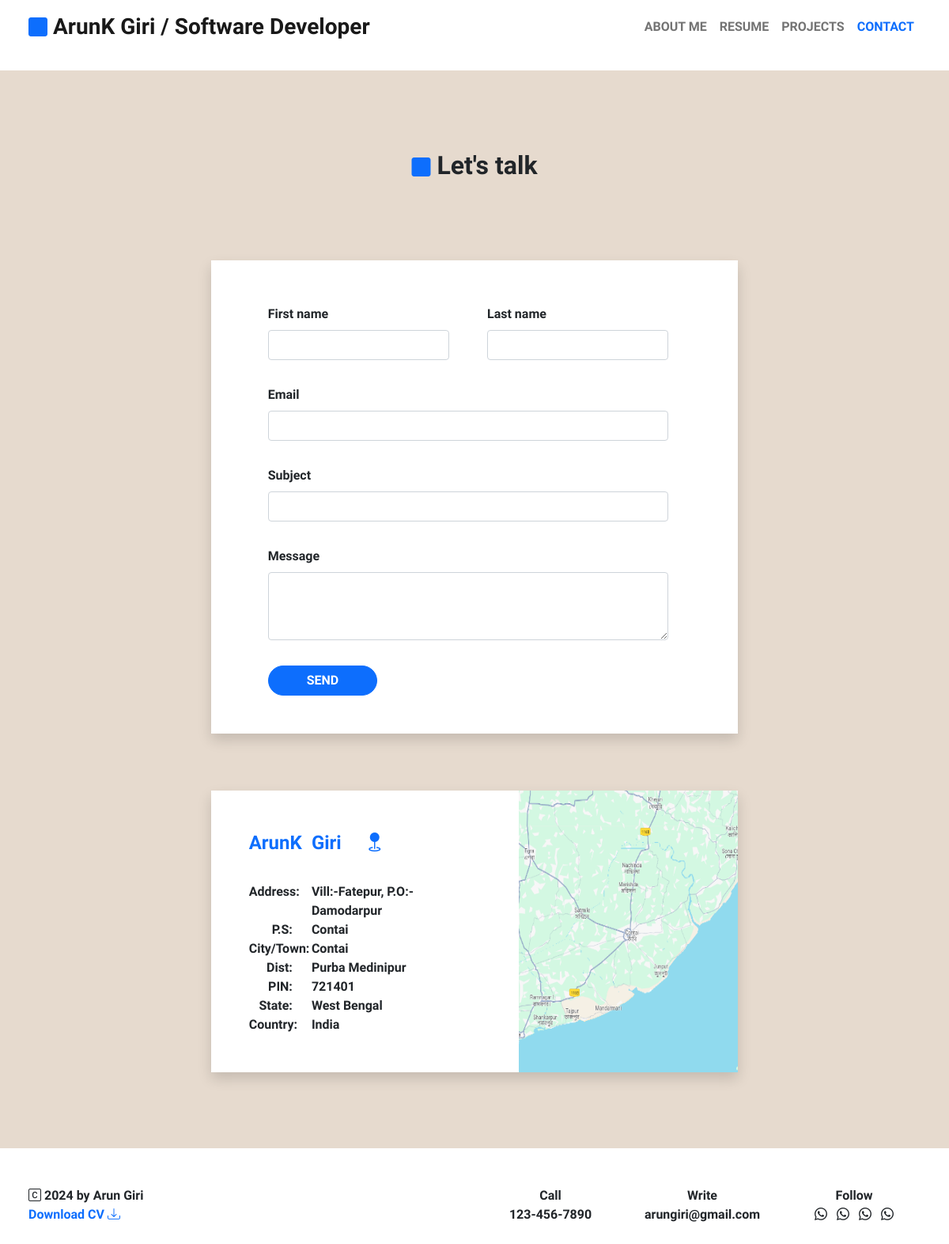
The page /contact.php on the database its author committed.
### tables this page shows
CREATE TABLE IF NOT EXISTS `users` (
  `user_id` int(11) NOT NULL AUTO_INCREMENT,
  `user_first_name` varchar(20) DEFAULT NULL,
  `user_last_name` varchar(20) DEFAULT NULL,
  `user_email` varchar(50) DEFAULT NULL,
  `user_phone` varchar(10) DEFAULT NULL,
  `user_terms` bit(2) NOT NULL DEFAULT b'0',
  `user_photo` varchar(100) DEFAULT NULL,
  `isAdmin` bigint(2) NOT NULL DEFAULT '0',
  `isActive` bit(1) NOT NULL DEFAULT b'1',
  `created_on` timestamp NOT NULL DEFAULT CURRENT_TIMESTAMP,
  `created_by` int(11) DEFAULT NULL,
  `modified_on` timestamp NULL DEFAULT NULL,
  `modified_by` int(11) DEFAULT NULL,
  PRIMARY KEY (`user_id`)
);

CREATE TABLE IF NOT EXISTS `address` (
  `address_id` int(11) NOT NULL AUTO_INCREMENT,
  `user_id_fk` int(11) NOT NULL,
  `address` varchar(100) DEFAULT NULL,
  `police_station` varchar(50) DEFAULT NULL,
  `city_town` varchar(50) DEFAULT NULL,
  `district` varchar(50) DEFAULT NULL,
  `pin` int(7) DEFAULT NULL,
  `state` varchar(50) DEFAULT NULL,
  `country` varchar(30) DEFAULT NULL,
  `map_url` varchar(1000) DEFAULT NULL,
  `map_image` varchar(100) DEFAULT NULL,
  `created_on` timestamp NOT NULL DEFAULT CURRENT_TIMESTAMP,
  `created_by` int(11) DEFAULT NULL,
  `modified_on` timestamp NULL DEFAULT NULL,
  `modified_by` int(11) DEFAULT NULL,
  PRIMARY KEY (`address_id`)
);

### contact.php (the view, shortened to what the rows shown need)
<?php include 'include/global.php';?>
<!DOCTYPE html>
<html lang="en">
<head>
    <?php include 'include/head.php';?>
</head>
<body>
    <?php include 'include/header.php';?>
    <section class="projects">
        <div class="container-fluid">
            <div class="row parent-box py-5">
                <div class="col-10 col-sm-10 col-md-10 col-lg-10 col-xl-8">
                    <div class="row">
                        <div class="col-12 col-sm-12 col-md-12 col-lg-10">
                            <div class="row">
                                <div class="col-12 bg-white mt-4 mb-5 shadow">
                                    <div class="row">
                                        <div class="col-12 col-sm-12 col-md-7 col-lg-7 py-5 px-5">
                                            <div class="row">
                                                <div class="col-6 col-sm-5 col-md-4 col-lg-3 text-primary fw-bold fs-4 text-end">
                                                    <?=$headerFooterData[ "userFirstName" ];?>
                                                </div>
                                                <div class="col-6 col-sm-7 col-md-8 col-lg-9 text-primary fw-bold fs-4">
                                                    <?=$headerFooterData[ "userLastName" ];?>
                                                    <?php
                                                        if( strlen( trim( $addressData[ "mapUrl" ] ) ) > 0 ){
                                                            ?>
                                                                <a href="<?=$addressData[ "mapUrl" ];?>" class="ms-4" target="_blank"><i class="bi bi-geo-fill"></i></i></a>
                                                            <?php
                                                        }
                                                    ?>
                                                </div>
                                                <div class="col-12 py-3"></div>
                                                <?php
                                                    if( strlen( trim( $addressData[ "address" ] ) ) > 0 ){
                                                        ?>
                                                            <div class="col-6 col-sm-5 col-md-4 col-lg-3 fw-bold fs-6 text-end">
                                                                Address:
                                                            </div>
                                                            <div class="col-6 col-sm-7 col-md-8 col-lg-9 fs-6">
                                                                <?=$addressData[ "address" ];?>
                                                            </div>
                                                        <?php
                                                    }
                                                    if( strlen( trim( $addressData[ "policeStation" ] ) ) > 0 ){
                                                        ?>
                                                            <div class="col-6 col-sm-5 col-md-4 col-lg-3 fw-bold fs-6 text-end">
                                                                P.S:
                                                            </div>
                                                            <div class="col-6 col-sm-7 col-md-8 col-lg-9 fs-6">
                                                                <?=$addressData[ "policeStation" ];?>
                                                            </div>
                                                        <?php
                                                    }
                                                    if( strlen( trim( $addressData[ "cityTown" ] ) ) > 0 ){
                                                        ?>
                                                            <div class="col-6 col-sm-5 col-md-4 col-lg-3 fw-bold fs-6 text-end">
                                                                City/Town:
                                                            </div>
                                                            <div class="col-6 col-sm-7 col-md-8 col-lg-9 fs-6">
                                                                <?=$addressData[ "cityTown" ];?>
                                                            </div>
                                                        <?php
                                                    }
                                                    if( strlen( trim( $addressData[ "district" ] ) ) > 0 ){
                                                        ?>
                                                            <div class="col-6 col-sm-5 col-md-4 col-lg-3 fw-bold fs-6 text-end">
                                                                Dist:
                                                            </div>
                                                            <div class="col-6 col-sm-7 col-md-8 col-lg-9 fs-6">
                                                                <?=$addressData[ "district" ];?>
                                                            </div>
                                                        <?php
                                                    }
                                                    if( strlen( trim( $addressData[ "pin" ] ) ) > 0 ){
                                                        ?>
                                                            <div class="col-6 col-sm-5 col-md-4 col-lg-3 fw-bold fs-6 text-end">
                                                                PIN:
                                                            </div>
                                                            <div class="col-6 col-sm-7 col-md-8 col-lg-9 fs-6">
                                                                <?=$addressData[ "pin" ];?>
                                                            </div>
                                                        <?php
                                                    }
                                                    if( strlen( trim( $addressData[ "state" ] ) ) > 0 ){
                                                        ?>
                                                            <div class="col-6 col-sm-5 col-md-4 col-lg-3 fw-bold fs-6 text-end">
                                                                State:
                                                            </div>
                                                            <div class="col-6 col-sm-7 col-md-8 col-lg-9 fs-6">
                                                                <?=$addressData[ "state" ];?>
                                                            </div>
                                                        <?php
                                                    }
                                                    if( strlen( trim( $addressData[ "country" ] ) ) > 0 ){
                                                        ?>
                                                            <div class="col-6 col-sm-5 col-md-4 col-lg-3 fw-bold fs-6 text-end">
                                                                Country:
                                                            </div>
                                                            <div class="col-6 col-sm-7 col-md-8 col-lg-9 fs-6">
                                                                <?=$addressData[ "country" ];?>
                                                            </div>
                                                        <?php
                                                    }
                                                ?>
                                            </div>
                                        </div>
                                        <div class="col-12 col-sm-12 col-md-5 col-lg-5 px-0">
                                            <img src="asset/images/uploadImages/<?=$addressData[ "mapImage" ];?>"
                                                class="img-fluid height-webkit-fill-available"
                                                alt="map image"
                                                onerror="this.onerror=null; this.src='asset/images/icon/location-map-icon.png'">
                                        </div>
                                    </div>
                                </div>
                            </div>
                        </div>
                    </div>
                </div>
            </div>
        </div>
    </section>
    <?php include 'include/footer.php';?>
</body>
</html>

### include/header.php (shortened to what the rows shown need)
<header>
    <nav class="navbar navbar-expand-lg navbar-light bg-white px-4 fixed-top">
        <div class="container-fluid">
            <a class="navbar-brand fs-3" href="index.php">
                <i class="bi bi-square-fill text-primary fs-4"></i>
                <span class="fw-bold"><?=$headerFooterData[ "userFirstName" ];?> <?=$headerFooterData[ "userLastName" ];?></span>
                <span class="d-none d-sm-inline-block"> / Software Developer</span>
            </a>
        </div>
    </nav>
</header>

### include/footer.php (shortened to what the rows shown need)
<footer class="px-4 pt-5">
    <div class="container-fluid">
        <div class="row">
            <div class="col-12 col-sm-12 col-md-12 col-lg-6">
                <div class="row text-center">
                    <div class="col-6 col-sm-6 col-md-3 col-lg-4 mb-5">
                        <div class="row">
                            <div class="col-12 col-sm-12 col-md-12 col-lg-12">
                                <?php
                                    $footerPhone = $headerFooterData[ "userPhone" ];
                                    $footerPhoneFormat = substr( $footerPhone, 0, 3 ) . "-" .substr( $footerPhone, 3, 3 ) . "-" . substr( $footerPhone, 6, 4 );
                                ?>
                                <a href="tel:<?=$footerPhone;?>" class="text-decoration-none text-dark"><?=$footerPhoneFormat;?></a>
                            </div>
                        </div>
                    </div>
                    <div class="col-6 col-sm-6 col-md-3 col-lg-4 mb-5">
                        <div class="row">
                            <div class="col-12 col-sm-12 col-md-12 col-lg-12">
                                <a href="mailto:<?=$headerFooterData[ "userEmail" ];?>"
                                    class="text-decoration-none text-dark"><?=$headerFooterData[ "userEmail" ];?></a>
                            </div>
                        </div>
                    </div>
                </div>
            </div>
        </div>
    </div>
</footer>

### rows shown on the page
users: user_first_name "ArunK", user_last_name "Giri", user_phone "123-456-7890", user_email "arungiri@gmail.com"
address: address "Vill:-Fatepur, P.O:-Damodarpur", police_station "Contai", city_town "Contai", district "Purba Medinipur", pin "721401", state "West Bengal", country "India", map_image (picture)
